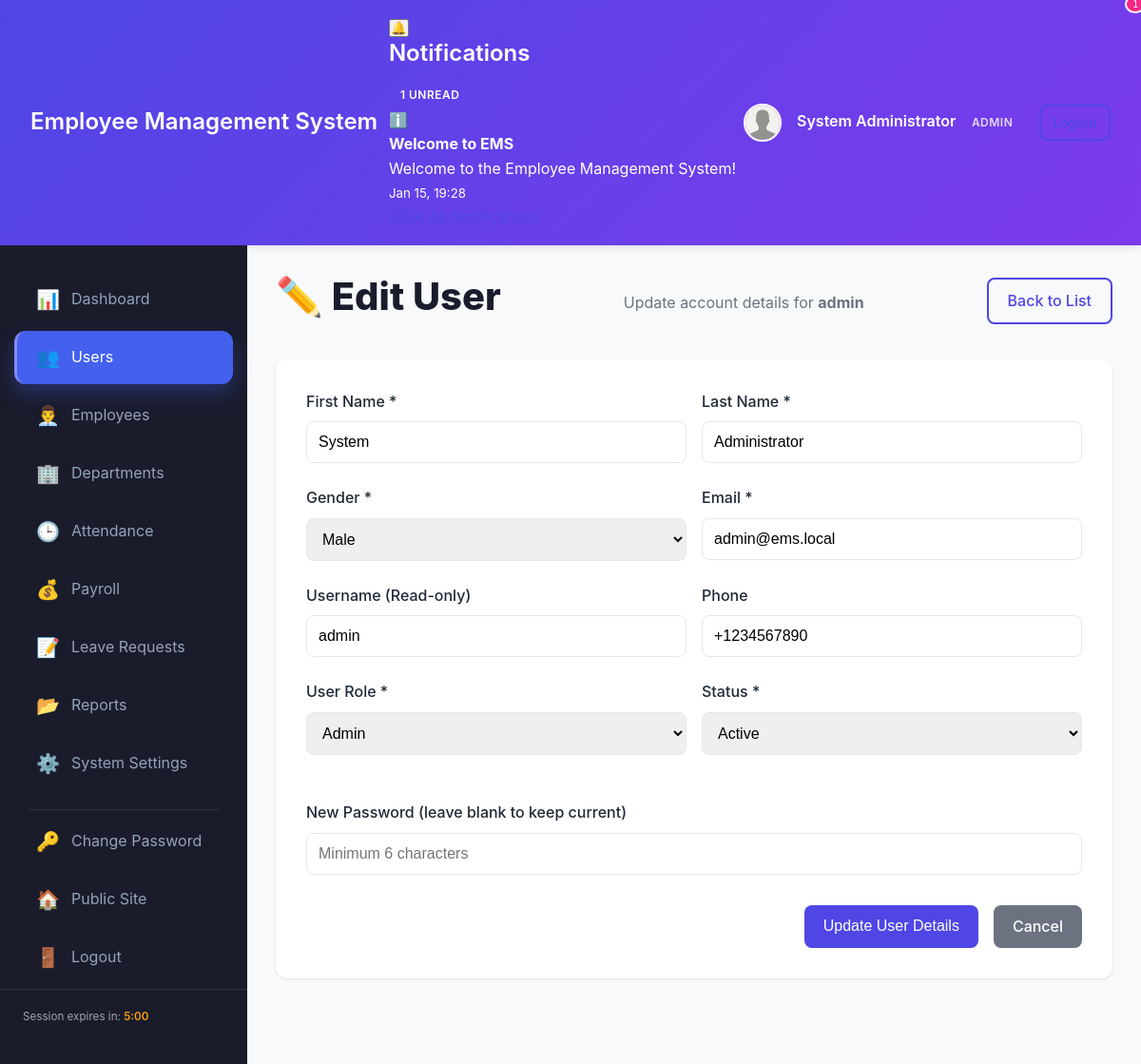
Page /dashboard/users/edit.php?id=1 (signed in) on the committed database.
### tables this page shows
CREATE TABLE IF NOT EXISTS `notifications` (
  `id` int(11) NOT NULL AUTO_INCREMENT,
  `user_id` int(11) NOT NULL,
  `type` enum('Info','Success','Warning','Danger') DEFAULT 'Info',
  `title` varchar(200) NOT NULL,
  `message` text NOT NULL,
  `is_read` tinyint(1) DEFAULT 0,
  `link` varchar(255) DEFAULT NULL,
  `created_at` timestamp NOT NULL DEFAULT CURRENT_TIMESTAMP,
  PRIMARY KEY (`id`),
  KEY `idx_user_read` (`user_id`, `is_read`),
  KEY `idx_created` (`created_at`),
  CONSTRAINT `fk_notification_user` FOREIGN KEY (`user_id`) REFERENCES `users` (`id`) ON DELETE CASCADE
);

CREATE TABLE `users` (
  `id` int(11) NOT NULL AUTO_INCREMENT,
  `first_name` varchar(50) NOT NULL,
  `last_name` varchar(50) NOT NULL,
  `gender` enum('Male','Female','Other') NOT NULL,
  `username` varchar(50) NOT NULL,
  `email` varchar(100) NOT NULL,
  `password` varchar(255) NOT NULL,
  `phone` varchar(20) DEFAULT NULL,
  `profile_picture` varchar(255) DEFAULT 'default-avatar.png',
  `user_type` enum('Admin','HR','Manager','Employee') NOT NULL DEFAULT 'Employee',
  `user_status` enum('Active','Inactive') NOT NULL DEFAULT 'Active',
  `created_at` timestamp NOT NULL DEFAULT CURRENT_TIMESTAMP,
  `updated_at` timestamp NOT NULL DEFAULT CURRENT_TIMESTAMP ON UPDATE CURRENT_TIMESTAMP,
  PRIMARY KEY (`id`),
  UNIQUE KEY `username` (`username`),
  UNIQUE KEY `email` (`email`),
  KEY `idx_user_status` (`user_status`),
  KEY `idx_user_type` (`user_type`)
);

### includes/functions.php (called while the page is built, shortened)
<?php
function get_user_notifications($user_id, $limit = 10, $unread_only = false) {
    global $pdo;
    try {
        $sql = "SELECT * FROM notifications WHERE user_id = ?";
        $sql .= " ORDER BY created_at DESC LIMIT ?";
        $stmt = $pdo->prepare($sql);
        $stmt->execute([$user_id, $limit]);
        return $stmt->fetchAll();
    } catch (PDOException $e) {
        error_log("Get notifications error: " . $e->getMessage());
        return [];
    }
}
function get_unread_notification_count($user_id) {
    global $pdo;
    try {
        $stmt = $pdo->prepare("SELECT COUNT(*) as count FROM notifications
                               WHERE user_id = ? AND is_read = 0");
        $stmt->execute([$user_id]);
        return $stmt->fetch()['count'];
    } catch (PDOException $e) {
        error_log("Get unread count error: " . $e->getMessage());
        return 0;
    }
}
?>

### dashboard/users/edit.php (the view, shortened to what this page needs)
<?php
require_once '../../config/db_connect.php';
require_once '../../includes/functions.php';
$user_id = intval($_GET['id'] ?? 0);
try {
    $stmt = $pdo->prepare("SELECT * FROM users WHERE id = ?");
    $stmt->execute([$user_id]);
    $user = $stmt->fetch();
} catch (PDOException $e) {
    redirect_with_message('manage.php', 'Error loading user data.', 'danger');
}
?>
<!DOCTYPE html>
<html lang="en">
<head>
    <link rel="stylesheet" href="../../assets/css/style.css">
    <link rel="stylesheet" href="../../assets/css/dashboard.css">
    <link rel="stylesheet" href="../../assets/css/admin_dashboard.css">
</head>
<body class="dashboard-page admin-page">
    <?php include '../includes/admin_header.php'; ?>
    <div class="dashboard-container">
        <?php include '../includes/admin_sidebar.php'; ?>
        <main class="dashboard-content">
            <div class="page-header">
                <h1>✏️ Edit User</h1>
                <p>Update account details for <strong><?php echo htmlspecialchars($user['username']); ?></strong></p>
                <div class="header-actions">
                    <a href="manage.php" class="btn btn-outline">Back to List</a>
                </div>
            </div>
            <div class="card">
                <div class="form-container">
                    <form method="POST" action="">
                        <div class="form-row">
                            <div class="form-group">
                                <label for="first_name">First Name *</label>
                                <input type="text" id="first_name" name="first_name" class="form-control"
                                       value="<?php echo htmlspecialchars($_POST['first_name'] ?? $user['first_name']); ?>" required>
                            </div>
                            <div class="form-group">
                                <label for="last_name">Last Name *</label>
                                <input type="text" id="last_name" name="last_name" class="form-control"
                                       value="<?php echo htmlspecialchars($_POST['last_name'] ?? $user['last_name']); ?>" required>
                            </div>
                        </div>
                        <div class="form-row">
                            <div class="form-group">
                                <label for="gender">Gender *</label>
                                <select id="gender" name="gender" class="form-control" required>
                                    <option value="Male" <?php echo ($user['gender'] === 'Male') ? 'selected' : ''; ?>>Male</option>
                                </select>
                            </div>
                            <div class="form-group">
                                <label for="email">Email *</label>
                                <input type="email" id="email" name="email" class="form-control"
                                       value="<?php echo htmlspecialchars($_POST['email'] ?? $user['email']); ?>" required>
                            </div>
                        </div>
                        <div class="form-row">
                            <div class="form-group">
                                <label for="username">Username (Read-only)</label>
                                <input type="text" class="form-control" value="<?php echo htmlspecialchars($user['username']); ?>" readonly>
                            </div>
                            <div class="form-group">
                                <label for="phone">Phone</label>
                                <input type="tel" id="phone" name="phone" class="form-control"
                                       value="<?php echo htmlspecialchars($_POST['phone'] ?? $user['phone']); ?>">
                            </div>
                        </div>
                        <div class="form-row">
                            <div class="form-group">
                                <label for="user_type">User Role *</label>
                                <select id="user_type" name="user_type" class="form-control" required>
                                    <option value="Admin" <?php echo ($user['user_type'] === 'Admin') ? 'selected' : ''; ?>>Admin</option>
                                </select>
                            </div>
                            <div class="form-group">
                                <label for="user_status">Status *</label>
                                <select id="user_status" name="user_status" class="form-control" required>
                                    <option value="Active" <?php echo ($user['user_status'] === 'Active') ? 'selected' : ''; ?>>Active</option>
                                </select>
                            </div>
                        </div>
                        <div class="form-group mt-3">
                            <label for="new_password">New Password (leave blank to keep current)</label>
                            <input type="password" id="new_password" name="new_password" class="form-control" placeholder="Minimum 6 characters">
                        </div>
                        <div class="form-actions mt-4">
                            <button type="submit" class="btn btn-primary">Update User Details</button>
                            <a href="manage.php" class="btn btn-secondary">Cancel</a>
                        </div>
                    </form>
                </div>
            </div>
        </main>
    </div>
</body>
</html>

### dashboard/includes/admin_header.php (shortened to what this page needs)
<?php
$notification_count = get_unread_notification_count($_SESSION['user_id']);
$notifications = get_user_notifications($_SESSION['user_id'], 5);
?>
<header class="dashboard-header admin-header">
    <div class="header-container">
        <div class="logo">
            <h2><?php echo SITE_NAME; ?></h2>
        </div>
        <div class="header-actions">
            <div class="notifications-dropdown">
                <button class="notification-btn" id="notificationBtn">
                    🔔
                    <?php if ($notification_count > 0): ?>
                        <span class="notification-badge"><?php echo $notification_count; ?></span>
                    <?php endif; ?>
                </button>
                <div class="notification-dropdown-content" id="notificationDropdown">
                    <div class="notification-header">
                        <h3>Notifications</h3>
                        <?php if ($notification_count > 0): ?>
                            <span class="badge"><?php echo $notification_count; ?> unread</span>
                        <?php endif; ?>
                    </div>
                    <div class="notification-list">
                        <?php if (empty($notifications)): ?>
                            <div class="notification-item">
                                <p>No notifications</p>
                            </div>
                        <?php else: ?>
                            <?php foreach ($notifications as $notif): ?>
                                <div class="notification-item <?php echo $notif['is_read'] ? '' : 'unread'; ?>">
                                    <div class="notif-icon notif-<?php echo strtolower($notif['type']); ?>">
                                        <?php
                                        $icons = ['Info' => 'ℹ️', 'Success' => '✅', 'Warning' => '⚠️', 'Danger' => '🚨'];
                                        echo $icons[$notif['type']] ?? 'ℹ️';
                                        ?>
                                    </div>
                                    <div class="notif-content">
                                        <strong><?php echo htmlspecialchars($notif['title']); ?></strong>
                                        <p><?php echo htmlspecialchars($notif['message']); ?></p>
                                        <small><?php echo date('M d, H:i', strtotime($notif['created_at'])); ?></small>
                                    </div>
                                </div>
                            <?php endforeach; ?>
                        <?php endif; ?>
                    </div>
                    <div class="notification-footer">
                        <a href="notifications/index.php">View All Notifications</a>
                    </div>
                </div>
            </div>
            <div class="user-info">
                <img src="<?php echo '../uploads/profiles/' . ($_SESSION['profile_picture'] ?? 'default-avatar.png'); ?>"
                     alt="Profile" class="user-avatar" onerror="this.src='../assets/images/default-avatar.png'">
                <div class="user-details">
                    <span class="user-name"><?php echo htmlspecialchars($_SESSION['first_name'] . ' ' . $_SESSION['last_name']); ?></span>
                    <span class="user-role badge badge-admin"><?php echo htmlspecialchars($_SESSION['user_type']); ?></span>
                </div>
                <a href="../auth/logout.php" class="btn btn-sm btn-outline">Logout</a>
            </div>
        </div>
    </div>
</header>

### assets/css/style.css (style rules this page uses)
:root { --primary-color: #4F46E5; --primary-dark: #4338CA; --primary-light: #818CF8; --secondary-color: #10B981; --secondary-dark: #059669; --danger-color: #EF4444; --warning-color: #F59E0B; --info-color: #3B82F6; --success-color: #10B981; --text-primary: #1F2937; --text-secondary: #6B7280; --text-light: #9CA3AF; --bg-primary: #FFFFFF; --bg-secondary: #F9FAFB; --bg-dark: #111827; --border-color: #E5E7EB; --border-radius: 8px; --shadow-sm: 0 1px 2px 0 rgba(0, 0, 0, 0.05); --shadow-md: 0 4px 6px -1px rgba(0, 0, 0, 0.1); --shadow-lg: 0 10px 15px -3px rgba(0, 0, 0, 0.1); --transition: all 0.3s ease; }
* { margin: 0; padding: 0; box-sizing: border-box; }
body { font-family: 'Segoe UI', Tahoma, Geneva, Verdana, sans-serif; font-size: 16px; line-height: 1.6; color: var(--text-primary); background-color: var(--bg-secondary); }
a { color: var(--primary-color); text-decoration: none; transition: var(--transition); }
img { max-width: 100%; height: auto; }
h1, h2, h3, h4, h5, h6 { margin-bottom: 1rem; font-weight: 600; line-height: 1.2; }
h1 { font-size: 2.5rem; }
h2 { font-size: 2rem; }
h3 { font-size: 1.5rem; }
.header-container { max-width: 1200px; margin: 0 auto; padding: 0 1rem; display: flex; justify-content: space-between; align-items: center; }
.header-actions { display: flex; gap: 0.5rem; align-items: center; }
.btn { display: inline-block; padding: 0.625rem 1.25rem; font-size: 1rem; font-weight: 500; text-align: center; border: none; border-radius: var(--border-radius); cursor: pointer; transition: var(--transition); text-decoration: none; }
.btn-primary { background-color: var(--primary-color); color: white; }
.btn-secondary { background-color: var(--text-secondary); color: white; }
.btn-outline { background-color: transparent; border: 2px solid var(--primary-color); color: var(--primary-color); }
.btn-sm { padding: 0.375rem 0.75rem; font-size: 0.875rem; }
.form-group { margin-bottom: 1.5rem; }
.form-group label { display: block; margin-bottom: 0.5rem; font-weight: 500; color: var(--text-primary); }
.form-control { width: 100%; padding: 0.75rem; font-size: 1rem; border: 1px solid var(--border-color); border-radius: var(--border-radius); transition: var(--transition); }
.form-row { display: grid; grid-template-columns: repeat(auto-fit, minmax(250px, 1fr)); gap: 1rem; }
.form-actions { display: flex; gap: 1rem; justify-content: flex-end; margin-top: 2rem; }
.mt-3 { margin-top: 1.5rem; }

### assets/css/dashboard.css (style rules this page uses)
.dashboard-page { background-color: #F3F4F6; }
.dashboard-container { display: grid; grid-template-columns: 260px 1fr; min-height: 100vh; }
.dashboard-header { grid-column: 1 / -1; background: linear-gradient(135deg, #4F46E5 0%, #7C3AED 100%); color: white; padding: 1rem 2rem; box-shadow: 0 2px 8px rgba(0, 0, 0, 0.1); }
.dashboard-header .header-container { display: flex; justify-content: space-between; align-items: center; max-width: none; padding: 0; }
.dashboard-header .logo h2 { margin: 0; font-size: 1.5rem; color: white; }
.user-info { display: flex; align-items: center; gap: 1rem; }
.user-avatar { width: 40px; height: 40px; border-radius: 50%; border: 2px solid white; object-fit: cover; }
.user-name { font-weight: 600; }
.user-role { color: rgba(255, 255, 255, 0.8); font-size: 0.875rem; }
.dashboard-content { padding: 2rem; overflow-y: auto; }
.page-header { margin-bottom: 2rem; display: flex; justify-content: space-between; align-items: center; }
.page-header h1 { margin: 0; color: #1F2937; }
.page-header p { color: #6B7280; margin: 0.25rem 0 0 0; }
.header-actions { display: flex; gap: 0.5rem; }
.badge { display: inline-block; padding: 0.25rem 0.75rem; font-size: 0.75rem; font-weight: 600; border-radius: 9999px; text-transform: uppercase; letter-spacing: 0.5px; }
.form-container { background-color: white; padding: 2rem; border-radius: 12px; box-shadow: 0 1px 3px rgba(0, 0, 0, 0.1); }

### rows in the picture
notifications: type "ℹ️", title "Welcome to EMS", message "Welcome to the Employee Management System!", created_at "Jan 15, 19:28"
users: username "admin", first_name "System", last_name "Administrator", gender "Male", email "admin@ems.local", phone "+1234567890", user_type "Admin", user_status "Active"

### other values in the picture
SITE_NAME "Employee Management System"
$notification_count "1"
$_SESSION['first_name'] . ' ' . $_SESSION['last_name'] "System Administrator"
$_SESSION['user_type'] "ADMIN"
